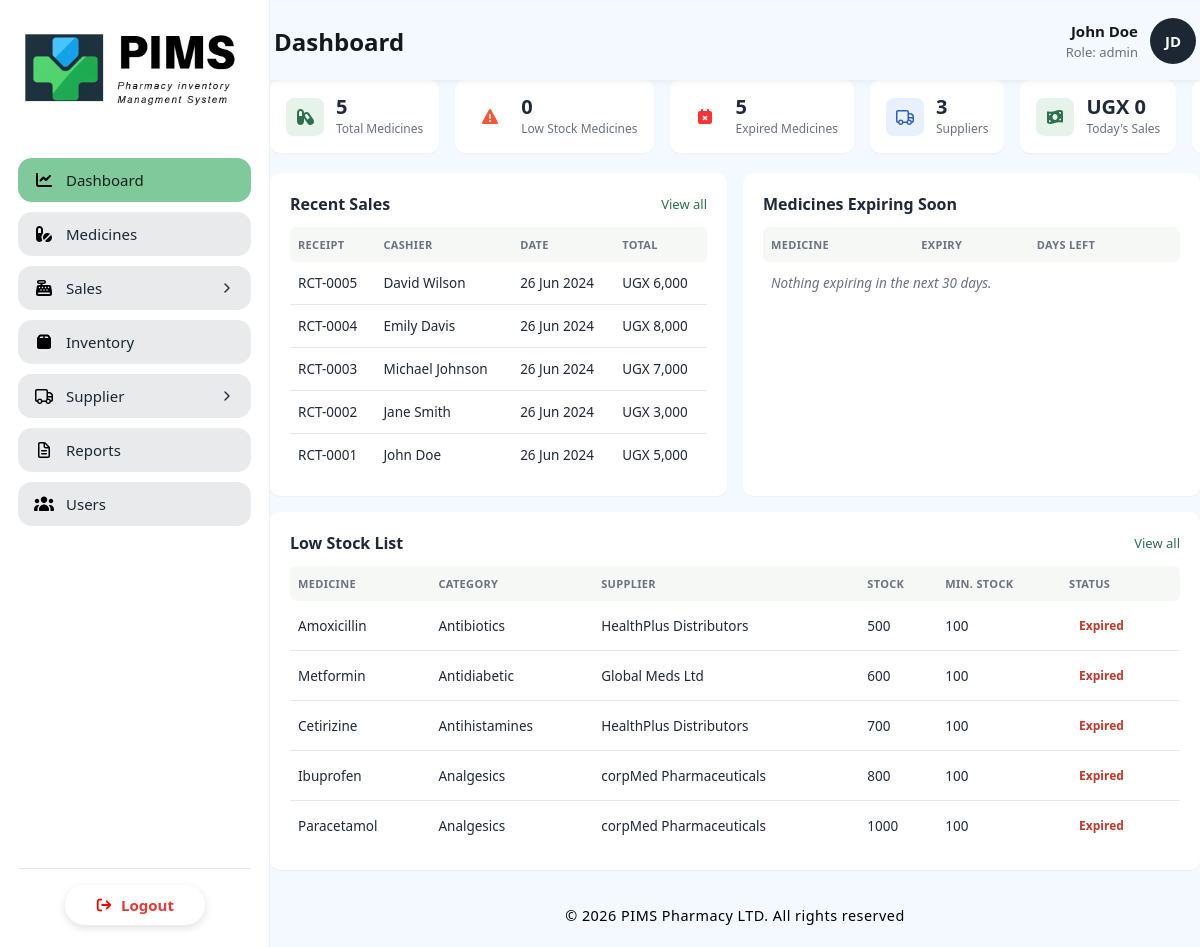
/dashboard.php (signed in), run on the app's committed database.
### tables this page shows
create table sales(
    saleId int auto_increment primary key,
    userId int,
    totalAmount decimal(10,2),
    paymentMethod enum('cash', 'Mobile Money'),
    saleDate timestamp default current_timestamp,
    foreign key (userId) references users(userId)

);

create table users(
    userId int auto_increment primary key ,
    fullName varchar(100) not null,
    userName varchar(50) not null unique,
    email varchar(100) not null unique,
    phone varchar(20),
    password varchar(100) not null,
    role enum ('admin', 'pharmacist', 'staff'),
    status enum ('active', 'inactive') default 'active',
    createdAt timestamp default current_timestamp

);

create table medicines(
    medicineId int auto_increment primary key,
    medicineName varchar(100) not null,
    barcode varchar(50) unique,
    categoryId int ,
    supplierId int,
    price decimal(10,2),
    sellingPrice decimal(10,2),
    quantity int,
    manufactureDate date,
    expiryDate date,
    minStock int,
    foreign key (categoryId) references categories(categoryId),
    foreign key (supplierId) references suppliers(supplierId)
);

create table categories(
    categoryId int auto_increment primary key,
    categoryName varchar(100) not null
);

create table suppliers(
    supplierId int auto_increment primary key,
    supplierName varchar(100) not null,
    contactName varchar(100),
    email varchar(100),
    phone varchar(20),
    address text
);

### dashboard.php (the view, shortened to what this page needs)
<?php
require_once 'connect.php';
$totalMedicines = $db->query("SELECT COUNT(*) FROM medicines")->fetchColumn();
$lowStockCount = $db->query("SELECT COUNT(*) FROM medicines WHERE quantity <= minStock AND expiryDate >= CURDATE()")->fetchColumn();
$expiredCount = $db->query("SELECT COUNT(*) FROM medicines WHERE expiryDate < CURDATE()")->fetchColumn();
$supplierCount = $db->query("SELECT COUNT(*) FROM suppliers")->fetchColumn();
$todaySales = $db->query("SELECT COALESCE(SUM(totalAmount),0) FROM sales WHERE DATE(saleDate) = CURDATE()")->fetchColumn();
$recentSales = $db->query("SELECT s.saleId, u.fullName AS cashierName, s.saleDate, s.totalAmount FROM sales s LEFT JOIN users u ON u.userId = s.userId ORDER BY s.saleDate DESC, s.saleId DESC LIMIT 5")->fetchAll();
$expiringSoon = $db->query("SELECT medicineName, expiryDate, DATEDIFF(expiryDate, CURDATE()) AS daysLeft FROM medicines WHERE expiryDate >= CURDATE() AND expiryDate <= DATE_ADD(CURDATE(), INTERVAL 30 DAY) ORDER BY expiryDate ASC LIMIT 5")->fetchAll();
$lowStockList = $db->query("
    SELECT m.medicineName, c.categoryName, s.supplierName,
           m.quantity, m.minStock, m.expiryDate
    FROM medicines m
    LEFT JOIN categories c ON c.categoryId = m.categoryId
    LEFT JOIN suppliers s ON s.supplierId = m.supplierId
    WHERE m.quantity <= m.minStock OR m.expiryDate < CURDATE()
    ORDER BY m.quantity ASC
    LIMIT 6
")->fetchAll();
function stockStatus($row)
{
    if (strtotime($row['expiryDate']) < strtotime('today')) {
        return ['label' => 'Expired', 'class' => 'badge-expired'];
    }
    return ['label' => 'Stock low', 'class' => 'badge-low'];
}
?>
<!DOCTYPE html>
<html lang="en">
<head>
    <link rel="stylesheet" href="includes/style.css">
    <link rel="stylesheet" href="includes/style_dashboard.css">
</head>
<body>
<div class="app-layout">
    <?php include 'includes/sidebar.php'; ?>
    <main class="pims-main">
        <?php include 'includes/header.php'; ?>
        <div class="container">
            <div class="stats-row">
                <div class="stat-card">
                    <div class="stat-icon icon-total"></div>
                    <div>
                        <div class="stat-value"><?= (int)$totalMedicines ?></div>
                        <div class="stat-label">Total Medicines</div>
                    </div>
                </div>
                <div class="stat-card">
                    <div class="stat-icon icon-warn"></div>
                    <div>
                        <div class="stat-value"><?= (int)$lowStockCount ?></div>
                        <div class="stat-label">Low Stock Medicines</div>
                    </div>
                </div>
                <div class="stat-card">
                    <div class="stat-icon icon-danger"></div>
                    <div>
                        <div class="stat-value"><?= (int)$expiredCount ?></div>
                        <div class="stat-label">Expired Medicines</div>
                    </div>
                </div>
                <div class="stat-card">
                    <div class="stat-icon icon-blue">
                    </div>
                    <div>
                        <div class="stat-value"><?= (int)$supplierCount ?></div>
                        <div class="stat-label">Suppliers</div>
                    </div>
                </div>
                <div class="stat-card">
                    <div class="stat-icon icon-green"></div>
                    <div>
                        <div class="stat-value">UGX <?= number_format($todaySales) ?></div>
                        <div class="stat-label">Today's Sales</div>
                    </div>
                </div>
                <div class="stat-card">
                </div>
            </div>
            <div class="panels-row">
                <div class="panel">
                    <div class="panel-header">
                        <span class="panel-title">Recent Sales</span>
                        <a href="sales_history.php" class="view-all">View all</a>
                    </div>
                    <table>
                        <thead>
                            <tr>
                                <th>Receipt</th>
                                <th>Cashier</th>
                                <th>Date</th>
                                <th>Total</th>
                            </tr>
                        </thead>
                        <tbody>
                            <?php if (empty($recentSales)): ?>
                                <tr>
                                    <td colspan="4" class="empty-row">No sales recorded yet.</td>
                                </tr>
                                <?php else: foreach ($recentSales as $s): ?>
                                    <tr>
                                        <td>RCT-<?= str_pad($s['saleId'], 4, '0', STR_PAD_LEFT) ?></td>
                                        <td><?= htmlspecialchars($s['cashierName'] ?? 'Unknown') ?></td>
                                        <td><?= date('d M Y', strtotime($s['saleDate'])) ?></td>
                                        <td>UGX <?= number_format($s['totalAmount']) ?></td>
                                    </tr>
                            <?php endforeach;
                            endif; ?>
                        </tbody>
                    </table>
                </div>
                <div class="panel">
                    <div class="panel-header">
                        <span class="panel-title">Medicines Expiring Soon</span>
                    </div>
                    <table>
                        <thead>
                            <tr>
                                <th>Medicine</th>
                                <th>Expiry</th>
                                <th>Days Left</th>
                            </tr>
                        </thead>
                        <tbody>
                            <?php if (empty($expiringSoon)): ?>
                                <tr>
                                    <td colspan="3" class="empty-row">Nothing expiring in the next 30 days.</td>
                                </tr>
                                <?php endif; ?>
                        </tbody>
                    </table>
                </div>
            </div>
            <div class="panel full-panel">
                <div class="panel-header">
                    <span class="panel-title">Low Stock List</span>
                    <a href="low_stock.php" class="view-all">View all</a>
                </div>
                <table>
                    <thead>
                        <tr>
                            <th>Medicine</th>
                            <th>Category</th>
                            <th>Supplier</th>
                            <th>Stock</th>
                            <th>Min. Stock</th>
                            <th>Status</th>
                        </tr>
                    </thead>
                    <tbody>
                        <?php if (empty($lowStockList)): ?>
                            <tr>
                                <td colspan="6" class="empty-row">No low stock or expired medicines.</td>
                            </tr>
                            <?php else: foreach ($lowStockList as $item): $status = stockStatus($item); ?>
                                <tr>
                                    <td><?= htmlspecialchars($item['medicineName']) ?></td>
                                    <td><?= htmlspecialchars($item['categoryName'] ?? 'N/A') ?></td>
                                    <td><?= htmlspecialchars($item['supplierName'] ?? 'N/A') ?></td>
                                    <td><?= (int)$item['quantity'] ?></td>
                                    <td><?= (int)$item['minStock'] ?></td>
                                    <td><span class="badge <?= $status['class'] ?>"><?= $status['label'] ?></span></td>
                                </tr>
                        <?php endforeach;
                        endif; ?>
                    </tbody>
                </table>
            </div>
<?php require_once 'includes/footer.php'; ?>
        </div>
    </main>
</div>
</body>
</html>

### includes/style.css (style rules this page uses)
* { box-sizing: border-box; margin: 0; padding: 0; font-family: 'Segoe UI', Tahoma, Geneva, Verdana, sans-serif; }
html, body { height: 100%; margin: 0; background-color: #f3f9ff; }
.app-layout { display: flex; height: 100vh; }
.pims-main { flex: 1; padding: 24px 30px; overflow-y: auto; }
.pims-main { flex: 1; padding: 24px 30px; min-width: 0; }

### includes/style_dashboard.css (style rules this page uses)
:root { --bg: #eef2ee; --card-bg: #fff; --green: #2f6f4f; --green-light: #e6f2ea; --text-dark: #1f2937; --text-muted: #6b7280; --blue-bg: #e8f0fe; --blue-text: #2b5fb8; }
* { box-sizing: border-box; }
body { margin: 0; background: var(--bg); font-family: -apple-system, BlinkMacSystemFont, "Segoe UI", Roboto, Helvetica, Arial, sans-serif; color: var(--text-dark); }
.app-layout { display: flex; min-height: 100vh; }
.container { max-width: 1200px; margin: 0 auto; }
.stats-row { display: grid; grid-template-columns: repeat(6, 1fr); gap: 16px; margin-bottom: 20px; }
.stat-card { background: var(--card-bg); border-radius: 10px; padding: 16px; display: flex; align-items: center; gap: 12px; box-shadow: 0 1px 2px rgba(0, 0, 0, 0.04); }
.stat-icon { width: 38px; height: 38px; border-radius: 8px; display: flex; align-items: center; justify-content: center; font-size: 18px; flex-shrink: 0; }
.stat-icon svg { width: 20px; height: 20px; fill: currentColor; }
.icon-total { background: var(--green-light); color: var(--green); }
.icon-warn { color:#b8860b; }
.icon-danger { color: #c0392b; }
.icon-blue { background: var(--blue-bg); color: #2b5fb8; }
.icon-green { background: var(--green-light); color: var(--green); }
.stat-value { font-size: 20px; font-weight: 700; line-height: 1.1; }
.stat-label { font-size: 12px; color: var(--text-muted); margin-top: 2px; white-space: nowrap; }
.panels-row { display: grid; grid-template-columns: 1fr 1fr; gap: 16px; margin-bottom: 16px; }
.panel { background: var(--card-bg); border-radius: 10px; padding: 20px; box-shadow: 0 1px 2px rgba(0, 0, 0, 0.04); }
.panel-header { display: flex; justify-content: space-between; align-items: center; margin-bottom: 12px; }
.panel-title { font-size: 16px; font-weight: 700; }
.view-all { font-size: 13px; color: var(--green); text-decoration: none; font-weight: 500; }
table { width: 100%; border-collapse: collapse; }
thead th { text-align: left; font-size: 11px; color: var(--text-muted); text-transform: uppercase; letter-spacing: .03em; background: #f6f8f6; padding: 10px 8px; font-weight: 600; }
thead th:first-child { border-radius: 6px 0 0 6px; }
thead th:last-child { border-radius: 0 6px 6px 0; }
tbody td { padding: 12px 8px; font-size: 13.5px; border-bottom: 1px solid #e5e7eb; }
tbody tr:last-child td { border-bottom: none; }
.badge { display: inline-block; padding: 4px 10px; border-radius: 999px; font-size: 12px; font-weight: 600; }
.badge-expired { color: #c0392b; }
.full-panel { margin-bottom: 16px; }
.empty-row { color: var(--text-muted); font-style: italic; }

### includes/header.css (style rules this page uses)
.pims-main { flex: 1; padding: 2px 0; min-width: 0; }

### data on the page
sales: saleId "0005", userId.fullName "David Wilson", saleDate "26 Jun 2024", totalAmount "6,000"
sales: saleId "0004", userId.fullName "Emily Davis", saleDate "26 Jun 2024", totalAmount "8,000"
sales: saleId "0003", userId.fullName "Michael Johnson", saleDate "26 Jun 2024", totalAmount "7,000"
sales: saleId "0002", userId.fullName "Jane Smith", saleDate "26 Jun 2024", totalAmount "3,000"
sales: saleId "0001", userId.fullName "John Doe", saleDate "26 Jun 2024", totalAmount "5,000"
medicines: medicineName "Amoxicillin", categoryId.categoryName "Antibiotics", supplierId.supplierName "HealthPlus Distributors", quantity "500", minStock "100", label "Expired"
medicines: medicineName "Metformin", categoryId.categoryName "Antidiabetic", supplierId.supplierName "Global Meds Ltd", quantity "600", minStock "100", label "Expired"
medicines: medicineName "Cetirizine", categoryId.categoryName "Antihistamines", supplierId.supplierName "HealthPlus Distributors", quantity "700", minStock "100", label "Expired"
medicines: medicineName "Ibuprofen", categoryId.categoryName "Analgesics", supplierId.supplierName "corpMed Pharmaceuticals", quantity "800", minStock "100", label "Expired"
medicines: medicineName "Paracetamol", categoryId.categoryName "Analgesics", supplierId.supplierName "corpMed Pharmaceuticals", quantity "1000", minStock "100", label "Expired"

### other printed values
$pageTitle "Dashboard"
$userName "John Doe"
$userRole "admin"
$initials "JD"
$totalMedicines "5"
$lowStockCount "0"
$expiredCount "5"
$supplierCount "3"
$todaySales "0"
